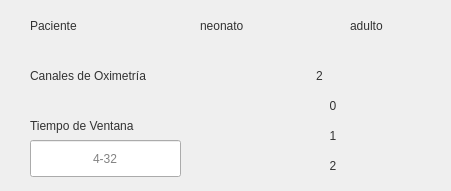
    <widget class="QWidget" name="widget_ajustes_generales_Generales" native="true">
     <property name="geometry">
      <rect>
       <x>520</x>
       <y>500</y>
       <width>451</width>
       <height>191</height>
      </rect>
     </property>
     <property name="styleSheet">
      <string notr="true">background-image: url(:/icons/fondo_transparente.png);</string>
     </property>
     <widget class="QLabel_Button" name="label_13">
      <property name="geometry">
       <rect>
        <x>325</x>
        <y>20</y>
        <width>16</width>
        <height>16</height>
       </rect>
      </property>
      <property name="styleSheet">
       <string notr="true">border-image: url(:/icons/pantalla_principal_sin_seleccion.png);
background-image: url(:/icons/fondo_transparente.png);</string>
      </property>
      <property name="text">
       <string/>
      </property>
     </widget>
     <widget class="QLabel_Button" name="pb_widget_ajustes_generales_label_neonato">
      <property name="geometry">
       <rect>
        <x>200</x>
        <y>10</y>
        <width>91</width>
        <height>31</height>
       </rect>
      </property>
      <property name="styleSheet">
       <string notr="true">font: 57 14pt &quot;Alegreya Sans Medium&quot;;
color: rgb(50, 50, 50);
background-image: url(:/icons/fondo_transparente.png);</string>
      </property>
      <property name="text">
       <string>neonato</string>
      </property>
     </widget>
     <widget class="QLabel" name="label_18">
      <property name="geometry">
       <rect>
        <x>30</x>
        <y>60</y>
        <width>201</width>
        <height>31</height>
       </rect>
      </property>
      <property name="styleSheet">
       <string notr="true">font: 57 14pt &quot;Alegreya Sans Medium&quot;;
color: rgb(50, 50, 50);</string>
      </property>
      <property name="text">
       <string>Canales de Oximetría</string>
      </property>
     </widget>
     <widget class="QLabel" name="label_19">
      <property name="geometry">
       <rect>
        <x>30</x>
        <y>10</y>
        <width>91</width>
        <height>31</height>
       </rect>
      </property>
      <property name="styleSheet">
       <string notr="true">font: 57 14pt &quot;Alegreya Sans Medium&quot;;
color: rgb(50, 50, 50);</string>
      </property>
      <property name="text">
       <string>Paciente</string>
      </property>
     </widget>
     <widget class="QLabel_Button" name="label_20">
      <property name="geometry">
       <rect>
        <x>175</x>
        <y>20</y>
        <width>16</width>
        <height>16</height>
       </rect>
      </property>
      <property name="styleSheet">
       <string notr="true">border-image: url(:/icons/pantalla_principal_sin_seleccion.png);
background-image: url(:/icons/fondo_transparente.png);</string>
      </property>
      <property name="text">
       <string/>
      </property>
     </widget>
     <widget class="QLabel_Button" name="pb_widget_ajustes_generales_caneles_Oxy_3">
      <property name="geometry">
       <rect>
        <x>256</x>
        <y>40</y>
        <width>161</width>
        <height>51</height>
       </rect>
      </property>
      <property name="styleSheet">
       <string notr="true">font: 57 14pt &quot;Alegreya Sans Medium&quot;;
color: rgb(50, 50, 50);
background-image: url(:/icons/fondo_transparente.png);</string>
      </property>
      <property name="text">
       <string/>
      </property>
     </widget>
     <widget class="QLabel_Button" name="pb_widget_ajustes_generales_caneles_Oxy_2">
      <property name="geometry">
       <rect>
        <x>360</x>
        <y>60</y>
        <width>30</width>
        <height>31</height>
       </rect>
      </property>
      <property name="minimumSize">
       <size>
        <width>30</width>
        <height>0</height>
       </size>
      </property>
      <property name="maximumSize">
       <size>
        <width>30</width>
        <height>31</height>
       </size>
      </property>
      <property name="styleSheet">
       <string notr="true">font: 57 14pt &quot;Alegreya Sans Medium&quot;;
color: rgb(50, 50, 50);
background-image: url(:/icons/fondo_transparente.png);
border-image: url(:/icons/boton.png);</string>
      </property>
      <property name="text">
       <string/>
      </property>
     </widget>
     <widget class="QLabel_Button" name="pb_widget_ajustes_generales_caneles_Oxy">
      <property name="geometry">
       <rect>
        <x>276</x>
        <y>60</y>
        <width>87</width>
        <height>31</height>
       </rect>
      </property>
      <property name="minimumSize">
       <size>
        <width>87</width>
        <height>31</height>
       </size>
      </property>
      <property name="maximumSize">
       <size>
        <width>87</width>
        <height>16777215</height>
       </size>
      </property>
      <property name="styleSheet">
       <string notr="true">font: 57 14pt &quot;Alegreya Sans Medium&quot;;
color: rgb(50, 50, 50);
background-image: url(:/icons/fondo_transparente.png);
border-image: url(:/icons/label_2.png);</string>
      </property>
      <property name="text">
       <string>2</string>
      </property>
      <property name="alignment">
       <set>Qt::AlignCenter</set>
      </property>
     </widget>
     <widget class="QLabel_Button" name="pb_widget_ajustes_generales_caneles_0">
      <property name="geometry">
       <rect>
        <x>276</x>
        <y>90</y>
        <width>114</width>
        <height>31</height>
       </rect>
      </property>
      <property name="minimumSize">
       <size>
        <width>0</width>
        <height>0</height>
       </size>
      </property>
      <property name="maximumSize">
       <size>
        <width>16777215</width>
        <height>16777215</height>
       </size>
      </property>
      <property name="styleSheet">
       <string notr="true">font: 57 14pt &quot;Alegreya Sans Medium&quot;;
color: rgb(50, 50, 50);
background-image: url(:/icons/fondo_transparente.png);
border-image: url(:/icons/label.png);</string>
      </property>
      <property name="text">
       <string>0</string>
      </property>
      <property name="alignment">
       <set>Qt::AlignCenter</set>
      </property>
     </widget>
     <widget class="QLabel_Button" name="pb_widget_ajustes_generales_caneles_1">
      <property name="geometry">
       <rect>
        <x>276</x>
        <y>120</y>
        <width>114</width>
        <height>31</height>
       </rect>
      </property>
      <property name="minimumSize">
       <size>
        <width>0</width>
        <height>0</height>
       </size>
      </property>
      <property name="maximumSize">
       <size>
        <width>16777215</width>
        <height>16777215</height>
       </size>
      </property>
      <property name="styleSheet">
       <string notr="true">font: 57 14pt &quot;Alegreya Sans Medium&quot;;
color: rgb(50, 50, 50);
background-image: url(:/icons/fondo_transparente.png);
border-image: url(:/icons/label.png);</string>
      </property>
      <property name="text">
       <string>1</string>
      </property>
      <property name="alignment">
       <set>Qt::AlignCenter</set>
      </property>
     </widget>
     <widget class="QLabel_Button" name="pb_widget_ajustes_generales_caneles_2">
      <property name="geometry">
       <rect>
        <x>276</x>
        <y>150</y>
        <width>114</width>
        <height>31</height>
       </rect>
      </property>
      <property name="minimumSize">
       <size>
        <width>0</width>
        <height>0</height>
       </size>
      </property>
      <property name="maximumSize">
       <size>
        <width>16777215</width>
        <height>16777215</height>
       </size>
      </property>
      <property name="styleSheet">
       <string notr="true">font: 57 14pt &quot;Alegreya Sans Medium&quot;;
color: rgb(50, 50, 50);
background-image: url(:/icons/fondo_transparente.png);
border-image: url(:/icons/label.png);</string>
      </property>
      <property name="text">
       <string>2</string>
      </property>
      <property name="alignment">
       <set>Qt::AlignCenter</set>
      </property>
     </widget>
     <widget class="QLabel_Button" name="pb_widget_ajustes_generales_label_adulto">
      <property name="geometry">
       <rect>
        <x>350</x>
        <y>10</y>
        <width>91</width>
        <height>31</height>
       </rect>
      </property>
      <property name="styleSheet">
       <string notr="true">font: 57 14pt &quot;Alegreya Sans Medium&quot;;
color: rgb(50, 50, 50);
background-image: url(:/icons/fondo_transparente.png);</string>
      </property>
      <property name="text">
       <string>adulto</string>
      </property>
     </widget>
     <widget class="QLabel" name="label_21">
      <property name="geometry">
       <rect>
        <x>30</x>
        <y>110</y>
        <width>201</width>
        <height>31</height>
       </rect>
      </property>
      <property name="styleSheet">
       <string notr="true">font: 57 14pt &quot;Alegreya Sans Medium&quot;;
color: rgb(50, 50, 50);</string>
      </property>
      <property name="text">
       <string>Tiempo de Ventana</string>
      </property>
     </widget>
     <widget class="QLineEdit" name="le_widget_ajustes_generales_tiempo_de_ventana">
      <property name="geometry">
       <rect>
        <x>30</x>
        <y>140</y>
        <width>151</width>
        <height>37</height>
       </rect>
      </property>
      <property name="styleSheet">
       <string notr="true">font: 14pt &quot;Alegreya Sans&quot;;
color: rgb(130, 130, 130);
background-image: url(:/icons/fondo_transparente.png);
border-image: url(:/icons/label.png);</string>
      </property>
      <property name="text">
       <string>4-32</string>
      </property>
      <property name="alignment">
       <set>Qt::AlignCenter</set>
      </property>
     </widget>
    </widget>
